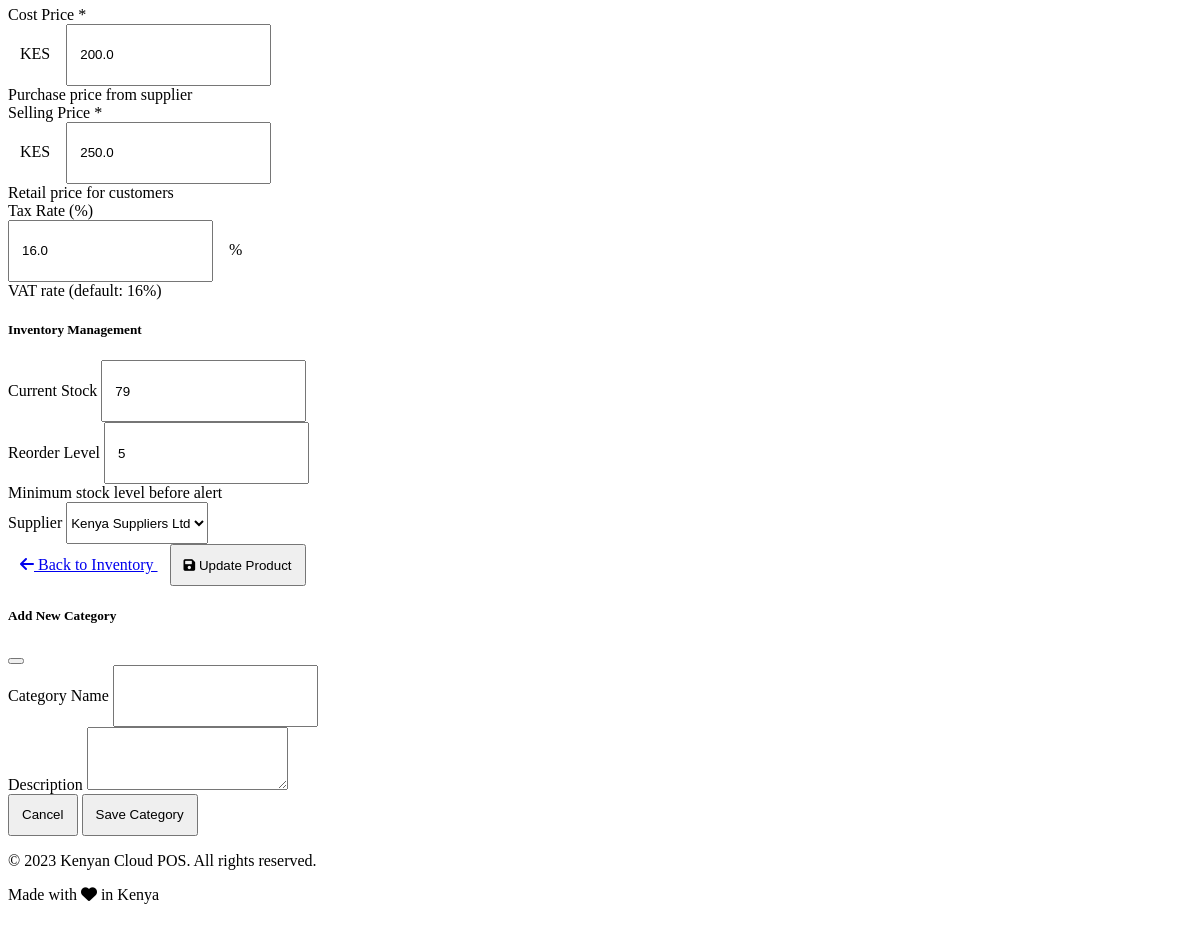
/inventory/edit/1 (signed in, lower part), run on an earlier commit of the app's database.
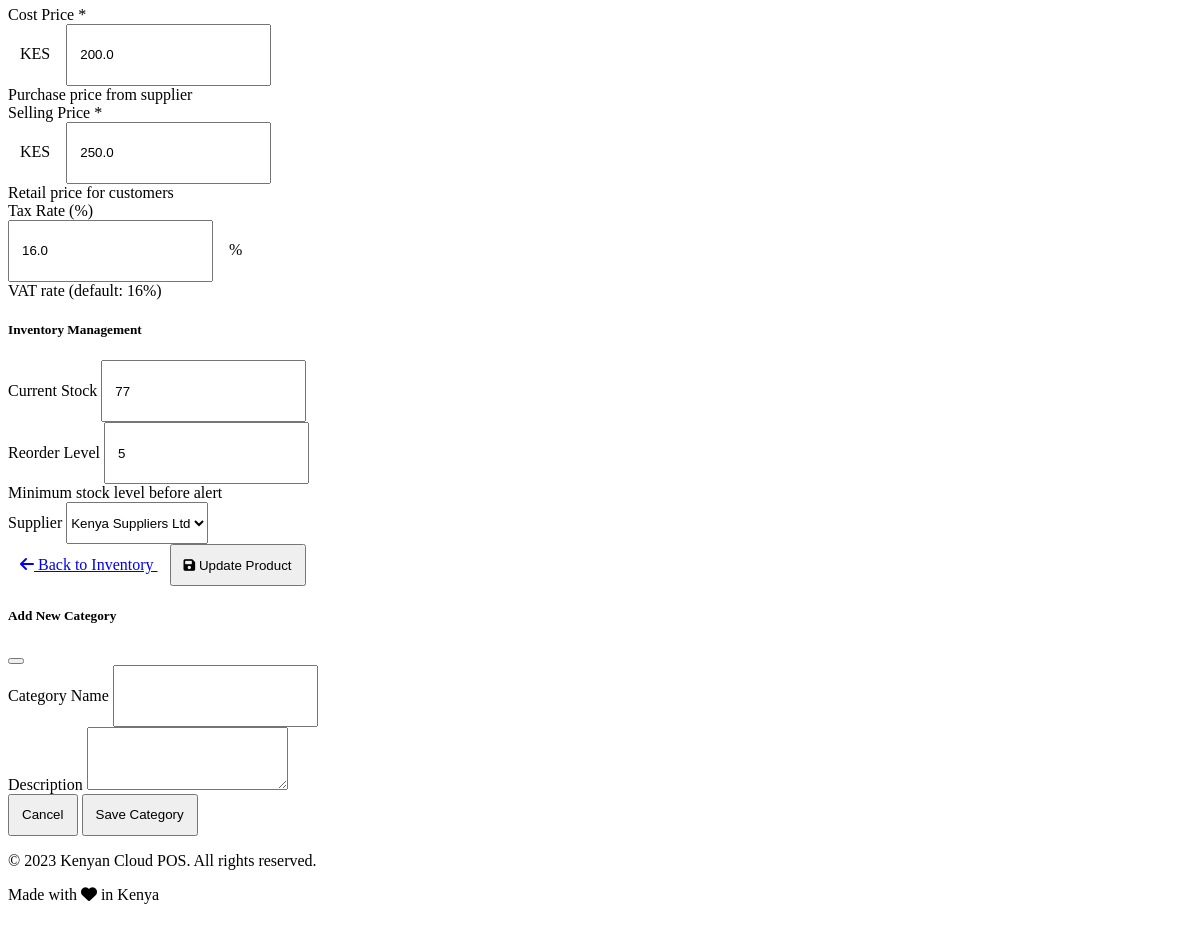
And on a later commit of the database.
### models.py (models this page shows, shortened)
class Inventory(db.Model):
    id = db.Column(db.Integer, primary_key=True)
    quantity = db.Column(db.Integer, default=0)
    reorder_level = db.Column(db.Integer, default=5)
    last_restock_date = db.Column(db.DateTime)
    updated_at = db.Column(db.DateTime, default=datetime.utcnow, onupdate=datetime.utcnow)
    product_id = db.Column(db.Integer, db.ForeignKey('product.id'), nullable=False)
    store_id = db.Column(db.Integer, db.ForeignKey('store.id'), nullable=False)
    __table_args__ = (db.UniqueConstraint('product_id', 'store_id', name='_product_store_uc'),)

### routes.py (the view, shortened to what this page needs)
    @app.route('/inventory/edit/<int:product_id>', methods=['GET', 'POST'])
    @manager_required
    def edit_product(product_id):
        product = Product.query.get_or_404(product_id)
        inventory = Inventory.query.filter_by(
            product_id=product_id,
            store_id=session.get('store_id')
        ).first_or_404()
        categories = Category.query.all()
        suppliers = Supplier.query.all()
        return render_template(
            'inventory/product_form.html',
            product=product,
            inventory=inventory,
            categories=categories,
            suppliers=suppliers,
            edit_mode=True
        )

### auth.py (called while the page is built)
def manager_required(view):
    @wraps(view)
    def wrapped_view(**kwargs):
        if not session.get('user_id'):
            return redirect(url_for('login'))
        if session.get('role') not in [Role.ADMIN, Role.MANAGER]:
            flash('You do not have permission to access this page.', 'danger')
            return redirect(url_for('pos'))
        return view(**kwargs)
    return wrapped_view

def load_logged_in_user():
    user_id = session.get('user_id')
    if user_id is None:
        g.user = None
    else:
        try:
            g.user = User.query.get(user_id)
        except Exception:
            g.user = None

### models.py (called while the page is built)
    @property
    def full_name(self):
        return f"{self.first_name} {self.last_name}"

### templates/inventory/product_form.html (shortened to what the changed rows need)
{% extends 'base.html' %}
{% block content %}
<div class="container">
    <div class="row justify-content-center">
        <div class="col-lg-10">
            <div class="card">
                <div class="card-body">
                    <form method="post" action="{% if edit_mode %}{{ url_for('edit_product', product_id=product.id) }}{% else %}{{ url_for('add_product') }}{% endif %}">
                        <div class="row mb-4">
                            <div class="col-md-6 mb-3">
                                <label for="quantity" class="form-label">Current Stock</label>
                                <input type="number" class="form-control" id="quantity" name="quantity"
                                       value="{% if inventory %}{{ inventory.quantity }}{% else %}0{% endif %}" min="0">
                            </div>
                            <div class="col-md-6 mb-3">
                                <label for="reorder_level" class="form-label">Reorder Level</label>
                                <input type="number" class="form-control" id="reorder_level" name="reorder_level"
                                       value="{% if inventory %}{{ inventory.reorder_level }}{% else %}5{% endif %}" min="0">
                                <div class="form-text">Minimum stock level before alert</div>
                            </div>
                        </div>
                    </form>
                </div>
            </div>
        </div>
    </div>
</div>
{% endblock %}

What changed in the data, as far as the page shows it:
changed Inventory: quantity "79" → "77"
